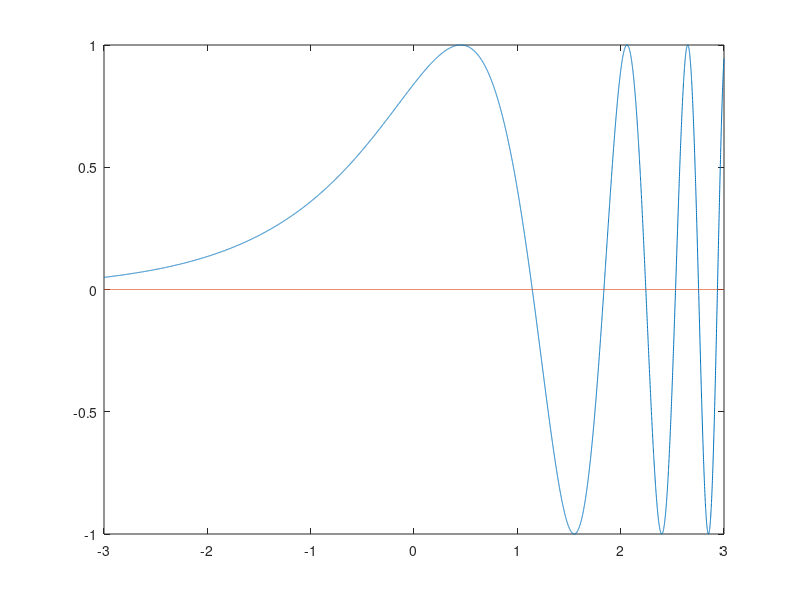

MATLAB code for this plot: (Note: this script raises an error after producing the figure.)
x = linspace(-3, 3, 10000);
f = 'sin(exp(x))';
xlabel('x'), ylabel('y');
plot(x,eval(f),x,0*x);

[x, y] = ginput(2);
%[x2, y2]
eps = 0.000001

x_ = [x(1) x(2)];
k = 0;
m = -1;
while (k < 1000) 
  m = (x_(2) - x_(1)) / 2 + x_(1);
  if (abs(f2(m)) < eps)
      break;
  end
  if (sign(f2(m)) == sign(f2(x_(1))))
      x_(1) = m;
  else
      x_(2) = m;
  end
  k = k + 1;
end
if (abs(f2(m)) > eps)
    m = m;
end
result = m;

x_ = [x(1) x(2)];
while (sign(f2_pr(x(1))) ~= sign(f2_pr(x(2))))
    [x, y] = ginput(2);
    x_ = [x(1) x(2)];
end
x_0 = (x_(2) - x_(1)) / 2 + x_(1);
k = 0;
s = sign(f2_pr(x_0));
while (k < 1000)
    pr = f2_pr(x_0);
    x_0 = x_0 - f2(x_0) / pr;
    if (s ~= sign(pr))
        break
    end
    if (abs(f2(x_0)) < eps)
        break
    end
    if ((x_0 < x_(1)) || (x_0 > x_(2)))
        break
    end
    k = k + 1;
end
%f2(x_0)
%abs(f2(x_0)) > eps
if ((abs(f2(x_0)) > eps) || (x_0 < x_(1)) || (x_0 > x_(2)))
    m = m;
end
result = x_0



ends = [1 1.5 2 2.4 2.63 2.85 3]
result_2 = zeros(1, length(ends) - 1)

for i = 1 : length(ends) - 1
    x_ = [ends(i) ends(i + 1)];
    k = 0;
    m = -1;
    while (k < 1000) 
        m = (x_(2) - x_(1)) / 2 + x_(1);
        if (abs(f2(m)) < eps)
            break;
        end
        if (sign(f2(m)) == sign(f2(x_(1))))
            x_(1) = m;
        else
            x_(2) = m;
        end
        k = k + 1;
    end
    result_2(i) = m;
end

result_3 = zeros(1, length(ends) - 1)
for i = 1 : length(ends) - 1
    x_ = [ends(i) ends(i + 1)];
    x_0 = (x_(2) - x_(1)) / 2 + x_(1);
    k = 0;
    while (k < 1000)
        x_0 = x_0 - f2(x_0) / f2_pr(x_0);
        if (abs(f2(x_0)) < eps)
            break
        end
        k = k + 1;
    end
    result_3(i) = x_0
end

check = abs(result_2 - result_3) < eps

function f = f2(x)
f = sin(exp(x));
end

function f = f2_pr(x)
f = cos(exp(x)) * exp(x);
end